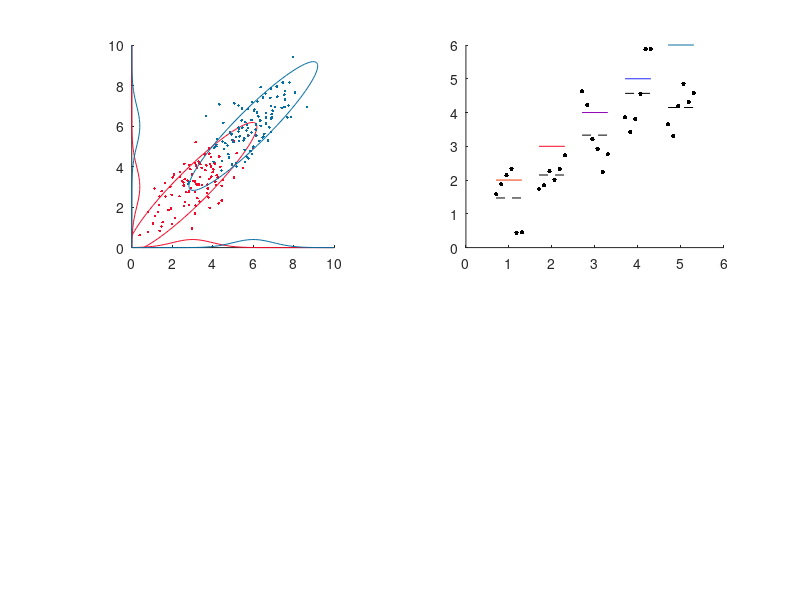

Write MATLAB code to recreate this figure.
%/2
%
%
rng(10) % For reproducibility
ratemax=10;
ntrials=100;

nstims=5;
ncells=6;
plotcells=[4 5]; 

ll=linspace(0,ratemax,50);
%
fstrs={'b'};
% simulate two cells with and without correlation

for stim=1:nstims
    mu{stim}=1+ones(1,ncells)*stim;
end;

cv= .9;

sigma=diag(ones(ncells-1,1)*cv,-1)+diag(ones(ncells-1,1)*cv,1)+eye(ncells);
sigma_p=(sigma*sigma')/2; % make positive semidefinite

x=linspace(0,2*pi,100)';
circle=[sin(x),cos(x)]*2;

figure (1); clf;
subplot(2,2,1);
hold on;

for stim=[2 5]
    
    thiscolor=0.5+([sin(stim),-sin(stim*.6),-sin(stim*1.2)]/2);
    
    rates{stim} = mvnrnd(mu{stim},sigma_p,ntrials);
    
    plot(rates{stim}(:,plotcells(1)),rates{stim}(:,plotcells(2)),[fstrs{1} '.'],'color',thiscolor);
    
    plot(ll,normpdf(ll,mu{stim}(plotcells(1)),sigma(plotcells(1),plotcells(1))),fstrs{1},'color',thiscolor);
    plot(normpdf(ll,mu{stim}(plotcells(2)),sigma(plotcells(2),plotcells(2))),ll,fstrs{1},'color',thiscolor);
    
    cc=circle*sigma_p(plotcells,plotcells);
    plot( cc(:,1)+mu{stim}(plotcells(1)),cc(:,2)+mu{stim}(plotcells(2)),[fstrs{1} '-'],'color',thiscolor);
    
    %h=histc(r(:,1),ll);
    %plot(ll,h,'b');
    
    xlim([0 ratemax]);
    ylim([0 ratemax]);
    daspect([1 1 1]);
end;

subplot(2,2,2);
hold on;
%

trialwidth=.3;
for stim=1:nstims
    
    rates{stim} = mvnrnd(mu{stim},sigma_p,ntrials);
    
    thiscolor=0.5+([sin(stim),-sin(stim*.6),-sin(stim*1.2)]/2);
    
    plot(stim+[-trialwidth trialwidth],[1 1]*mu{stim}(1),'color',thiscolor);
    
    ll=linspace(-trialwidth,trialwidth,ncells);
    
    plot(ll+stim,rates{stim}(1,:),'k.','MarkerSize',10);
    
    plot(stim+[-trialwidth trialwidth],[1 1]*mean(rates{stim}(1,:)) ,'k--');
    
end;
